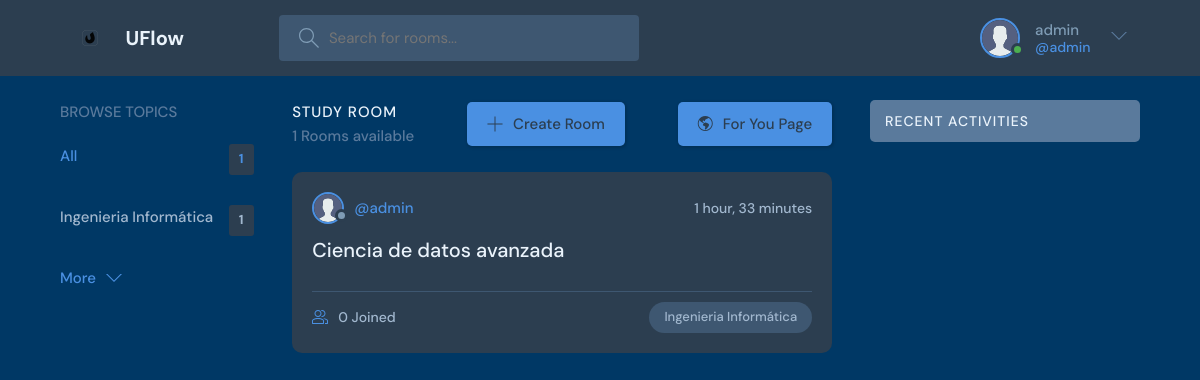
/ (signed in), run on the app's committed database.
### base/models.py (models this page shows, shortened)
class User(AbstractUser):
    username = models.CharField(unique=True,max_length=200, null=True)
    first_name = models.CharField(max_length=200, null=True)
    last_name = models.CharField(max_length=200, null=True)
    email = models.EmailField(unique=True, null=True)
    bio = models.TextField(null=True)
    avatar = models.ImageField(null=True, default="avatar.svg")
    birthdate = models.DateField(null=True, blank=True)
    USERNAME_FIELD = 'username'
    REQUIRED_FIELDS = []

class Topic(models.Model):
    name = models.CharField(max_length=200)

class Room(models.Model):
    host = models.ForeignKey(User, on_delete=models.CASCADE)
    topic = models.ForeignKey(Topic, on_delete=models.SET_NULL, null=True)
    name = models.CharField(max_length=200)
    description = models.TextField(null=True, blank=True)
    participants = models.ManyToManyField(User, related_name='participants', blank=True)
    updated = models.DateTimeField(auto_now=True)
    created = models.DateTimeField(auto_now_add=True)
    class Meta:
        ordering = ['-updated', '-created']

### base/views.py (the view)
# urls.py: 2. Add a URL to urlpatterns:  path('', views.home, name='home')
def home(request):
    q=request.GET.get('q') if request.GET.get('q') != None else ''
    rooms = Room.objects.filter(Q(topic__name__icontains=q) | Q(name__icontains=q) | Q(description__contains=q)) # Fetch all Room objects from the database
    topics = Topic.objects.all()[0:5]  # Fetch all Topic objects from the database
    room_count = rooms.count()  # Count the number of rooms
    room_messages = Message.objects.filter(Q(room__topic__name__icontains=q) | Q(room__name__icontains=q) | Q(room__description__contains=q))
    posts = Post.objects.all().order_by('-created')  # <- Aquí cargamos los posts  # Fetch all messages related to the rooms
    context = {'rooms': rooms, 'topics':topics, 'room_count':room_count, 'room_messages':room_messages, 'post_list': posts}  # Context dictionary to pass data to the template
    return render(request, 'base/home.html', context)  # Pass the rooms list to the template

### base/templates/base/home.html (shortened to what this page needs)
{% extends 'main.html' %}
{% block content %}
    <main class="layout layout--3">
      <div class="container">
        {% include 'base/topics_component.html' %}
        <div class="roomList">
          <div class="roomList__header">
            <div>
              <h2>Study Room</h2>
              <p>{{room_count}} Rooms available</p>
            </div>
            <a class="btn btn--main" href="{% url 'create-room' %}">
              <svg version="1.1" xmlns="http://www.w3.org/2000/svg" width="32" height="32" viewBox="0 0 32 32">
                <title>add</title>
                <path
                  d="M16.943 0.943h-1.885v14.115h-14.115v1.885h14.115v14.115h1.885v-14.115h14.115v-1.885h-14.115v-14.115z"
                ></path>
              </svg>
              Create Room
            </a>
            <a class="btn btn--main" href="{% url 'home_feed' %}">
              <i class="bi bi-globe-americas"></i>
              For You Page
            </a>
          </div>
          {% include 'base/feed_component.html' %}
        </div>
        {% include 'base/activity_component.html' %}
      </div>
    </main>
    {% endblock content %}

### templates/nav.html (shortened to what this page needs)
{% load static %}
<header class="header header--loggedIn">
  <div class="container">
    <a href="{% url 'home' %}" class="header__logo">
      <img  src="{% static 'images/logo.png' %}"  />
      <h1>UFlow</h1>
    </a>
    <form class="header__search" method="GET" action="{% url 'home' %}">
      <label>
        <input name="q" placeholder="Search for rooms..." />
      </label>
    </form>
    <nav class="header__menu">
      {% if request.user.is_authenticated %}
      <div class="header__user">
        <a href="{%url 'user-profile' request.user.id %}">
          <div class="avatar avatar--medium active">
            <img src="{{request.user.avatar.url}}" />
          </div>
          <p>{{request.user.username}}<span>@{{request.user.username}}</span></p>
        </a>
        <button class="dropdown-button">
          <svg version="1.1" xmlns="http://www.w3.org/2000/svg" width="32" height="32" viewBox="0 0 32 32">
            <title>chevron-down</title>
            <path d="M16 21l-13-13h-3l16 16 16-16h-3l-13 13z"></path>
          </svg>
        </button>
      </div>
      {% else %}
      <a href="{% url 'login' %}">
        <img src="{% static 'images/avatar.svg' %}" />
        <p>Login</p>
      </a>
      {% endif %}
    </nav>
  </div>
</header>

### base/templates/base/topics_component.html
        <div class="topics">
            <div class="topics__header">
              <h2>Browse Topics</h2>
            </div>
            <ul class="topics__list">
              <li>
                <a href="{% url 'home' %}" class="active">All <span>{{topics.count}}</span></a>
              </li>
              {% for topic in topics%}
              <li>
                <a href="{% url 'home' %}?q={{topic.name}}">{{topic.name}}<span>{{topic.room_set.all.count}}</span></a>
              </li>
              {% endfor %}
            </ul>
            <a class="btn btn--link" href="{% url 'topics' %}">
              More
              <svg version="1.1" xmlns="http://www.w3.org/2000/svg" width="32" height="32" viewBox="0 0 32 32">
                <title>chevron-down</title>
                <path d="M16 21l-13-13h-3l16 16 16-16h-3l-13 13z"></path>
              </svg>
            </a>
          </div>

### base/templates/base/feed_component.html (shortened to what this page needs)
{% for room in rooms %}
<div class="roomListRoom">
    <div class="roomListRoom__header">
      <a href="{% url 'user-profile' room.host.id %}" class="roomListRoom__author">
        <div class="avatar avatar--small">
          <img src="{{room.host.avatar.url}}" />
        </div>
        <span>@{{room.host.username}}</span>
      </a>
      <div class="roomListRoom__actions">
        <span>{{room.created|timesince}}</span>
      </div>
    </div>
    <div class="roomListRoom__content">
      <a href="{% url 'room' room.id %}">{{room.name}}</a>
    </div>
    <div class="roomListRoom__meta">
      <a href="{% url 'room' room.id %}" class="roomListRoom__joined">
        {{room.participants.count}} Joined
      </a>
      <p class="roomListRoom__topic">{{room.topic.name}}</p>
    </div>
        </div>
{% endfor %}

### data on the page
User: user.avatar (placeholder picture), user.username "admin"
Topic: name "Ingenieria Informática", room_set.all.count "1"
Room: host.avatar (placeholder picture), host.username "admin", created "1 hour, 33 minutes", name "Ciencia de datos avanzada", participants.count "0", topic.name "Ingenieria Informática"

### other printed values
{{ topics.count }} "1"
{{ room_count }} "1"
